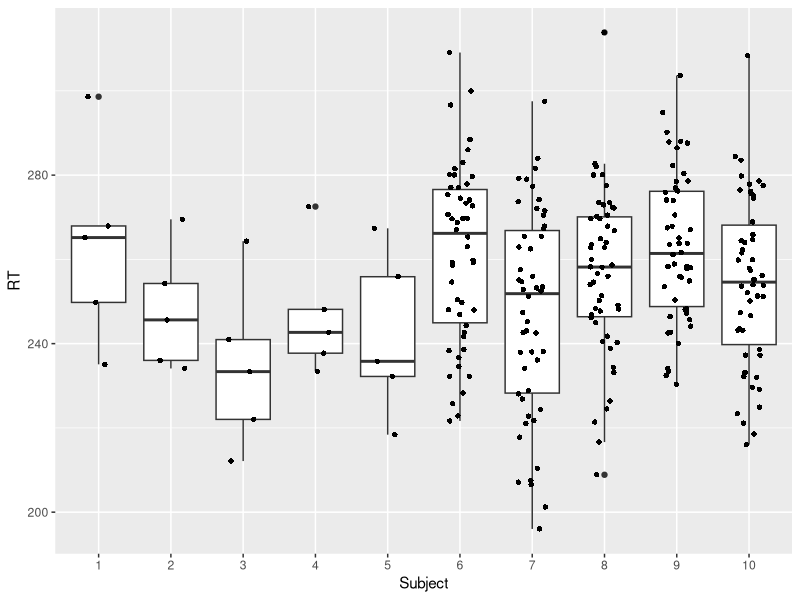
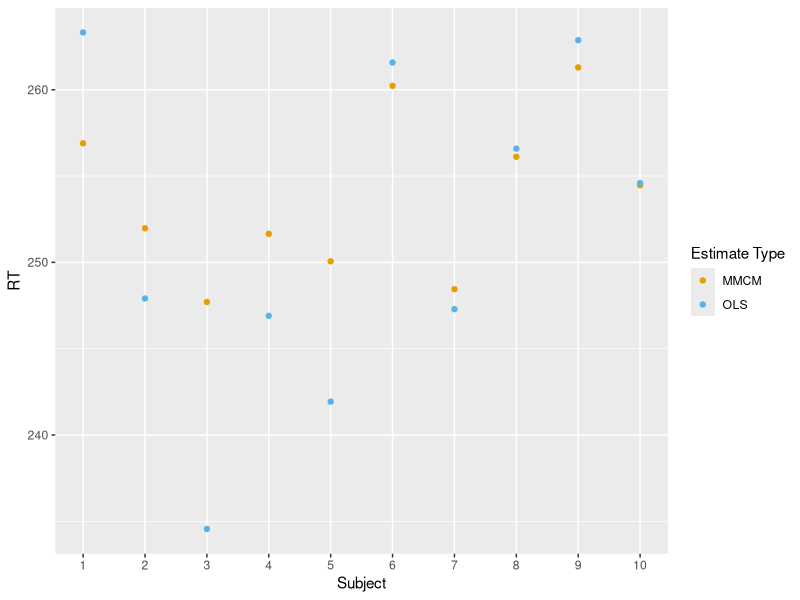

Here is the R script that generated these plots, in order:
## ---- chunk 1
set.seed(1850)
## ---- chunk 2
library(lme4)
library(lmerTest)
library(ggplot2)
# Simulate true subject-specific means:
nsub = 10
btwn.sub.sd = 10
#within-subject means 
win.means = rnorm(nsub, mean = 250, sd = btwn.sub.sd)

# Simualte data for each subject by wiggling around their means
win.sub.sd = 20
# The following indicates how many data per subject, the first 5 only have 5 observations.
n.per.sub = rep(50, nsub)
n.per.sub[1:5] = 5
rt = c()
subid = c()
for (i in 1:nsub){
  rt.loop = rnorm(n.per.sub[i], win.means[i], sd = win.sub.sd)
  rt = c(rt, rt.loop)
  subid = c(subid, rep(i, n.per.sub[i]))
}
dat = data.frame(subid, rt)
## ---- chunk 3
ggplot(dat, aes(x=as.factor(subid), y = rt)) +
  geom_boxplot() + 
  geom_jitter(shape=16, position=position_jitter(0.2)) +
  xlab("Subject")+ylab("RT")

## ---- chunk 4
# Stage 1
stage1.est = rep(NA, nsub)
for (i in 1:nsub){
  # Estimating the mean RT via OLS
  mod.loop = lm(rt ~ 1, dat[dat$subid==i,])
  stage1.est[i] = mod.loop$coef[1]
}

#Stage 2
summary(lm(stage1.est ~ 1))

## Proper mixed model
mod.lmer = lmer(rt ~ 1 + (1|subid), dat)
summary(mod.lmer)
## ---- chunk 5
# Mixed model conditional modes
mmcm = coef(mod.lmer)$subid[, 1]
## ---- chunk 6
subject = rep(c(1:nsub), 2)
estimate = c(mmcm, stage1.est)
estimate.type = rep(c("MMCM", "OLS"), each = nsub)
dat.sub.est = data.frame(subject, estimate, estimate.type)

# Nice colorblind-friendly pallette
# http://www.cookbook-r.com/Graphs/Colors_(ggplot2)/#a-colorblind-friendly-palette
cbPalette <- c("#E69F00", "#56B4E9", "#009E73", "#F0E442", "#0072B2", "#D55E00", "#CC79A7","#999999")


ggplot(dat.sub.est, aes(x = subject, y = estimate, 
                        color = estimate.type)) +
  geom_point()+ scale_colour_manual(values=cbPalette) + xlab("Subject")+ylab("RT") + labs(color = "Estimate Type") + 
  scale_x_continuous(breaks = seq(0 , 10, 1), minor_breaks=seq(0, 10,1))
